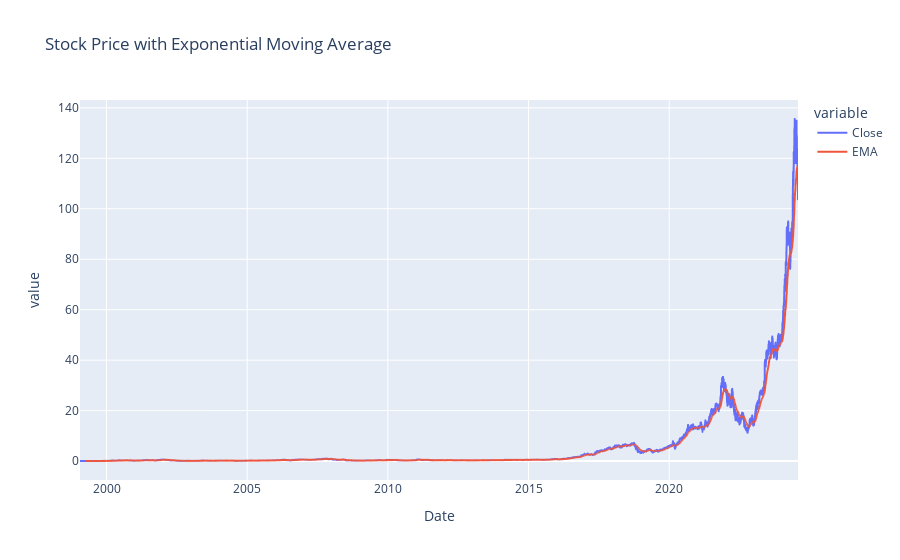

The code cell stored with this chart in its notebook:
### Code cell
plot.plot_ema(data)

### Figure 1 — Plotly figure (JSON) as saved in the notebook; plotly's stock layout.template omitted (floating-point values rounded to 4 significant figures; data arrays with more than 128 entries replaced by an {"elided": "..."} marker saying what was removed)
{"data": [{"hovertemplate": "variable=Close<br>Date=%{x}<br>value=%{y}<extra></extra>", "legendgroup": "Close", "line": {"color": "#636efa", "dash": "solid"}, "marker": {"symbol": "circle"}, "mode": "lines", "name": "Close", "showlegend": true, "type": "scattergl", "x": {"elided": "6421 str values"}, "xaxis": "x", "y": {"elided": "6421 float values"}, "yaxis": "y"}, {"hovertemplate": "variable=EMA<br>Date=%{x}<br>value=%{y}<extra></extra>", "legendgroup": "EMA", "line": {"color": "#EF553B", "dash": "solid"}, "marker": {"symbol": "circle"}, "mode": "lines", "name": "EMA", "showlegend": true, "type": "scattergl", "x": {"elided": "6421 str values"}, "xaxis": "x", "y": {"elided": "6421 float values"}, "yaxis": "y"}], "layout": {"legend": {"title": {"text": "variable"}, "tracegroupgap": 0}, "title": {"text": "Stock Price with Exponential Moving Average"}, "xaxis": {"anchor": "y", "domain": [0, 1], "title": {"text": "Date"}}, "yaxis": {"anchor": "x", "domain": [0, 1], "title": {"text": "value"}}}}
